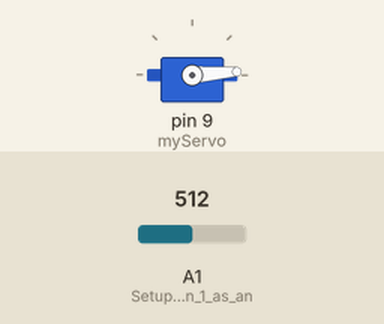
The sketch below on a simulated Arduino Uno, built with avr-gcc and run on an emulated ATmega328P. On the bench: servo. The test bench sets the inputs (shaded band); at power-on: A1 (Setup_Analog_Pin_1_as_an) = 512.

Above: at 1.2 s.
1.3 s: A1 (Setup_Analog_Pin_1_as_an) set to 716
At 1.9 s:
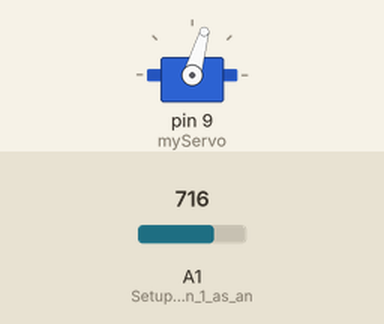
2.8 s: A1 (Setup_Analog_Pin_1_as_an) set to 900
At 4.0 s:
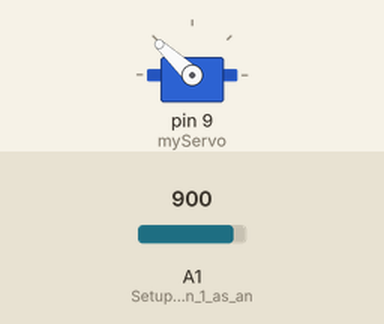
4.3 s: A1 (Setup_Analog_Pin_1_as_an) set to 1023
At 5.2 s:
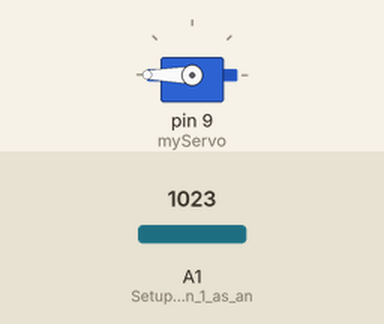
Timing chart, 0 to 7.3 s (numbered marks = the images above; inputs shaded):
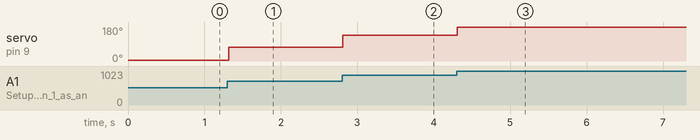

Measured:
- after the input at 1.3 s, servo on pin 9 (myServo): 4° → 74° at once
- after the input at 2.8 s, servo on pin 9 (myServo): 74° → 137° at once
- after the input at 4.3 s, servo on pin 9 (myServo): 137° → 180° at once

The sketch:

code_servo.ino
```cpp
#include "Servo.h" //Include the Servo library

Servo myServo; //Instantiate Servo Object

void setup() {
  pinMode(A1, INPUT); //Setup Analog Pin 1 as an input
  myServo.attach(9); //Pin 9 will be used to control the servo

}

void loop() {
  // put your main code here, to run repeatedly:
  int ldrVal = analogRead(A1); //Input from the LDR
  int serVal = map(ldrVal, 500, 1023, 0, 180); // Maps (500 - 1023 -> 0 - 180)
  myServo.write(serVal); //Give the servo in value of degrees
  delay(20); //Delay
}
```
